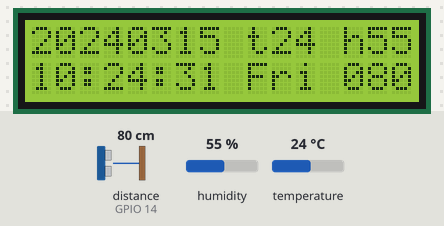
Recording of a program running on a simulated ESP32 board running MicroPython. Parts: 16×2 character LCD. The inputs (shaded band) are chosen by the test bench; at power-on: distance to the obstacle (sensor on GPIO 14) 80 cm, humidity 55 %, temperature 24 °C. The echo pulse lasts 58.3 µs per cm; the clock reads 2024-03-15 10:24:30 at power-on unless the program sets it.

Above: at 1.2 s.
1.3 s: distance to the obstacle (sensor on GPIO 14) set to 2 cm
At 3.0 s:
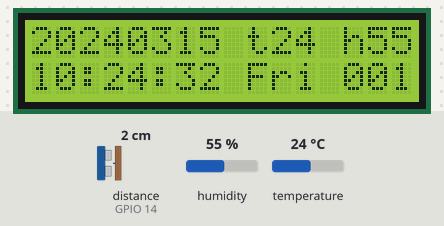
4.7 s: humidity set to 22 %
At 6.2 s:
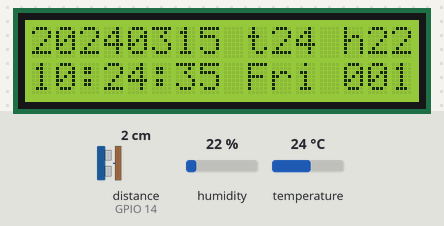
7.9 s: temperature set to 12 °C
At 9.3 s:
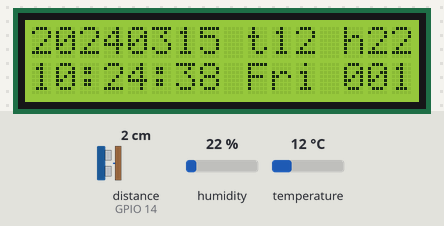
11.0 s: distance to the obstacle (sensor on GPIO 14) set to 4 cm
At 12.0 s:
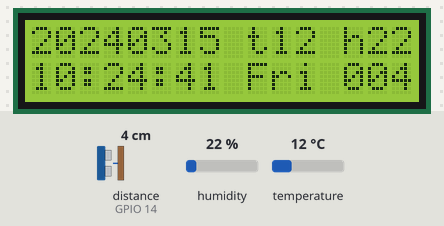
14.2 s: humidity set to 40 %
At 15.4 s:
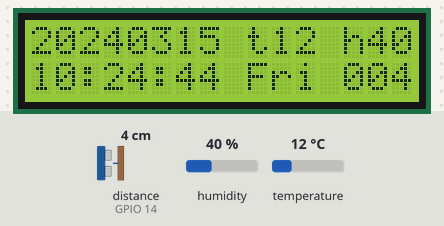
17.4 s: distance to the obstacle (sensor on GPIO 14) set to 9 cm
At 18.8 s:
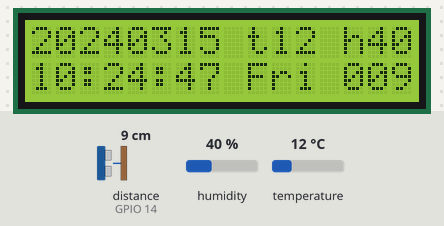
Timing chart, 0 to 20.4 s (numbered marks = the images above; inputs shaded):
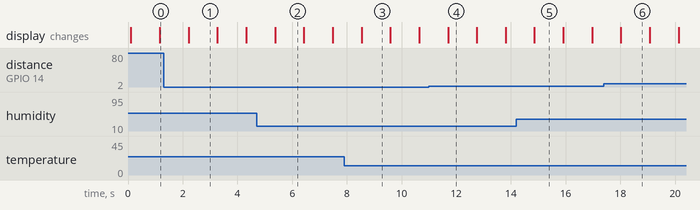

The program:

______RTC_DHT11_SR04_.py
```python
'''
接线:SCL-->25
     SDA-->26
     DS-->27
     (Trig)-->(12)
     (Echo)-->(14)
'''

from machine import Pin,I2C
import time
from i2c_lcd import I2cLcd
import dht
from machine import RTC
from hcsr04 import HCSR04

#定义DHT11控制对象
dht11=dht.DHT11(Pin(27))
#定义RTC控制对象
rtc=RTC()
# LCD 1602 I2C 地址
DEFAULT_I2C_ADDR = 0x27
#定义HCSR04控制对象
hcsr04=HCSR04(trigger_pin=12, echo_pin=14)

# 初始化GPIO口
# def setup():
# global lcd
i2c = I2C(1,sda=Pin(26),scl=Pin(25),freq=400000)
lcd = I2cLcd(i2c, DEFAULT_I2C_ADDR, 2, 16)  # 初始化(设备地址, 背光设置)

#定义星期
week=("Mon","Tue","Wed","Thu","Fri","Sat","Sun")

# 循环函数
def loop():
    while True:
        dht11.measure()  #调用DHT类库中测量数据的函数
        temp = dht11.temperature()
        humi = dht11.humidity()
        date_time=rtc.datetime()
        distance=hcsr04.distance_cm()
        lcd.putstr("%d%02d%02d t%d h%d"%(date_time[0],date_time[1],date_time[2],temp,humi))
        lcd.putstr("%02d:%02d:%02d %s %03d"%(date_time[4],date_time[5],date_time[6],week[date_time[3]],distance))
        time.sleep_ms(1000)  #如果延时时间过短，DHT11温湿度传感器不工作

# 程序入口
if __name__ == '__main__':
#     setup()           # 初始化GPIO口
    loop()            # 循环函数
```

Measured:
- what the display in image 1 shows lasts 1.1 s, from 2.2 s to 3.3 s
